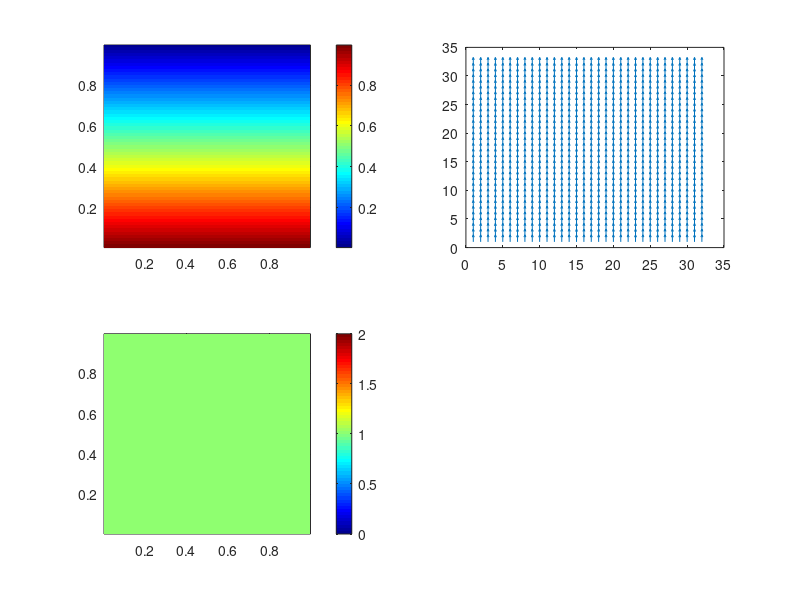

Recreate this plot in MATLAB.
clear all;clf;colormap jet;

Lx = 1;
Ly = 1;
nx = 128;
ny = nx;
dt = 1e-2;
nt = 10;
pi = 3.1415926535898;


dx = Lx/nx;
dy = Ly/ny;

# Accelerated PT
tau = 1e6;
Re  = pi;
c   = 1/sqrt(2) * 0.95;
rho = Re / Lx / c * tau / dx;
th  = Lx / Re / c * tau / dx;

tau *= 1e-1

kx = ones(nx, ny);
ky = kx;

% Cell loop: set params
for i = 1:nx
  for j = 1:ny
    %
    xi = (i+0.5)*dx;
    yj = (j+0.5)*dy;

    kx(i,j) = 1;

    % if we are outside of middle layer
    %if yj < 0.7*Ly && yj > 0.3*Ly && xi > 0.3*Lx && xi < 0.7*Lx
    %  kx(i,j) = 1e0;
    %endif

  endfor
endfor

%kx = 1e-15 * ones(Nx,Ny);
ky = kx;

kx_f = (kx(1:end-1,:) + kx(2:end,:))/2;
ky_f = (ky(:,1:end-1) + ky(:,2:end))/2;

#tau = (min(dx,dy)^2)/4.1
#tau = a*(min(dx,dy))/4.1

x = 0.5*dx : dx : Lx-0.5*dx;
y = 0.5*dy : dy : Ly-0.5*dy;

#================ Variables and initialization
C = 0*ones(nx,ny);
% Cell loop: set params
for i = 1:nx
  for j = 1:ny
    xi = (i+0.5)*dx;
    yj = (j+0.5)*dy;
    r = sqrt( (xi-0.2)^2 + (yj-0.2)^2 );
    if r < 0.2
      C(i,j) = 1;
    endif
  endfor
endfor
Cn = C;
qx = 0*ones(nx+1, ny);
qy = 0*ones(nx, ny+1);

Ux = 1e0*ones(nx+1, ny);
Uy = 1e0*ones(nx, ny+1);

tic
r0 = 0;
    pcolor(x,y, kx); shading interp;
    drawnow;
  Ckm1 = C;
  Ck = C;
  for i = 1:1000000

    divq = diff(qx,1,1)/dx + diff(qy,1,2)/dy;
    R = divq;
    r = max(abs(R));
    r = max(r);
    if i == 2
      r0 = r
    endif
    if((r < 1e-6 || r < 1e-5*r0) && i > 1)
      break;
    endif

    Ckm1 = Ck;
    Ck = C;
    #C = C - (divq + (C-Cn)./dt) .* tau;
    C = (-R + Ck.*(rho/tau + 2*rho*th/tau/tau) - (rho*th/tau/tau) * Ckm1) ./ (rho*th/tau/tau + rho/tau);

    qx(2:end-1,:) = -kx_f.*diff(C,1,1)/dx;
    qy(:,2:end-1) = -ky_f.*diff(C,1,2)/dy;

    qy(:,1)   = -(C(:,1) - 1)/(dy/2);
    qy(:,end) = -(0 - C(:,end))/(dy/2);

    %qx(1,:) = 1;%h(1,:)/(dx/2);
    %qx(end,:) = -1;%(h(end,:) - 1)/(dx/2);
    if mod(i,300) == 0
      #printf(" iter %d\n", i);
      printf(" iter %d: r = %e\n", i, r);
      qcx = (qx(2:end,:) + qx(1:end-1,:))/2;
      qcy = (qy(:,2:end) + qy(:,1:end-1))/2;
      subplot(221)
      pcolor(x,y, transpose(C)); shading flat; drawnow; colorbar;
      subplot(222)
      dens = 4;
      quiver(qcx(1:dens:end,1:dens:end), qcy(1:dens:end,1:dens:end)); drawnow;
      subplot(223)
      pcolor(x,y, transpose(kx)); shading flat; drawnow; colorbar;
    endif
  endfor
toc


